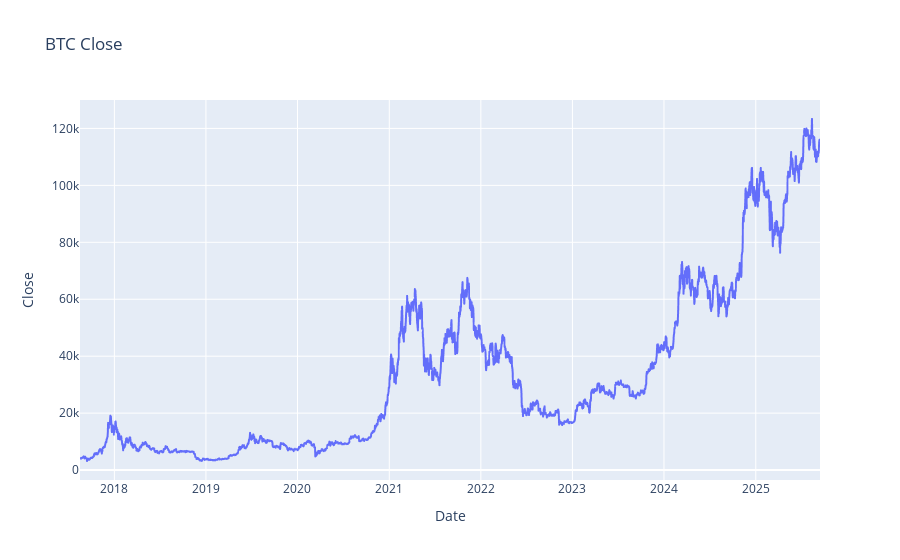

The cell this chart's notebook holds for it:
### Code cell
btc = pd.read_csv("btc_usdt_binance_daily.csv", parse_dates=["Date"], index_col="Date")
btc = btc[~btc.index.duplicated(keep="first")].asfreq("D").ffill()

display(btc.tail(), btc.describe())

fig = px.line(btc, x=btc.index, y="Close", title="BTC Close")
fig.show()

### Figure 1 — Plotly figure (JSON) as saved in the notebook; plotly's stock layout.template omitted (floating-point values rounded to 4 significant figures; data arrays with more than 128 entries replaced by an {"elided": "..."} marker saying what was removed)
{"data": [{"hovertemplate": "Date=%{x}<br>Close=%{y}<extra></extra>", "legendgroup": "", "line": {"color": "#636efa", "dash": "solid"}, "marker": {"symbol": "circle"}, "mode": "lines", "name": "", "showlegend": false, "type": "scattergl", "x": {"elided": "2951 str values"}, "xaxis": "x", "y": {"elided": "2951 float values"}, "yaxis": "y"}], "layout": {"legend": {"tracegroupgap": 0}, "title": {"text": "BTC Close"}, "xaxis": {"anchor": "y", "domain": [0, 1], "title": {"text": "Date"}}, "yaxis": {"anchor": "x", "domain": [0, 1], "title": {"text": "Close"}}}}
